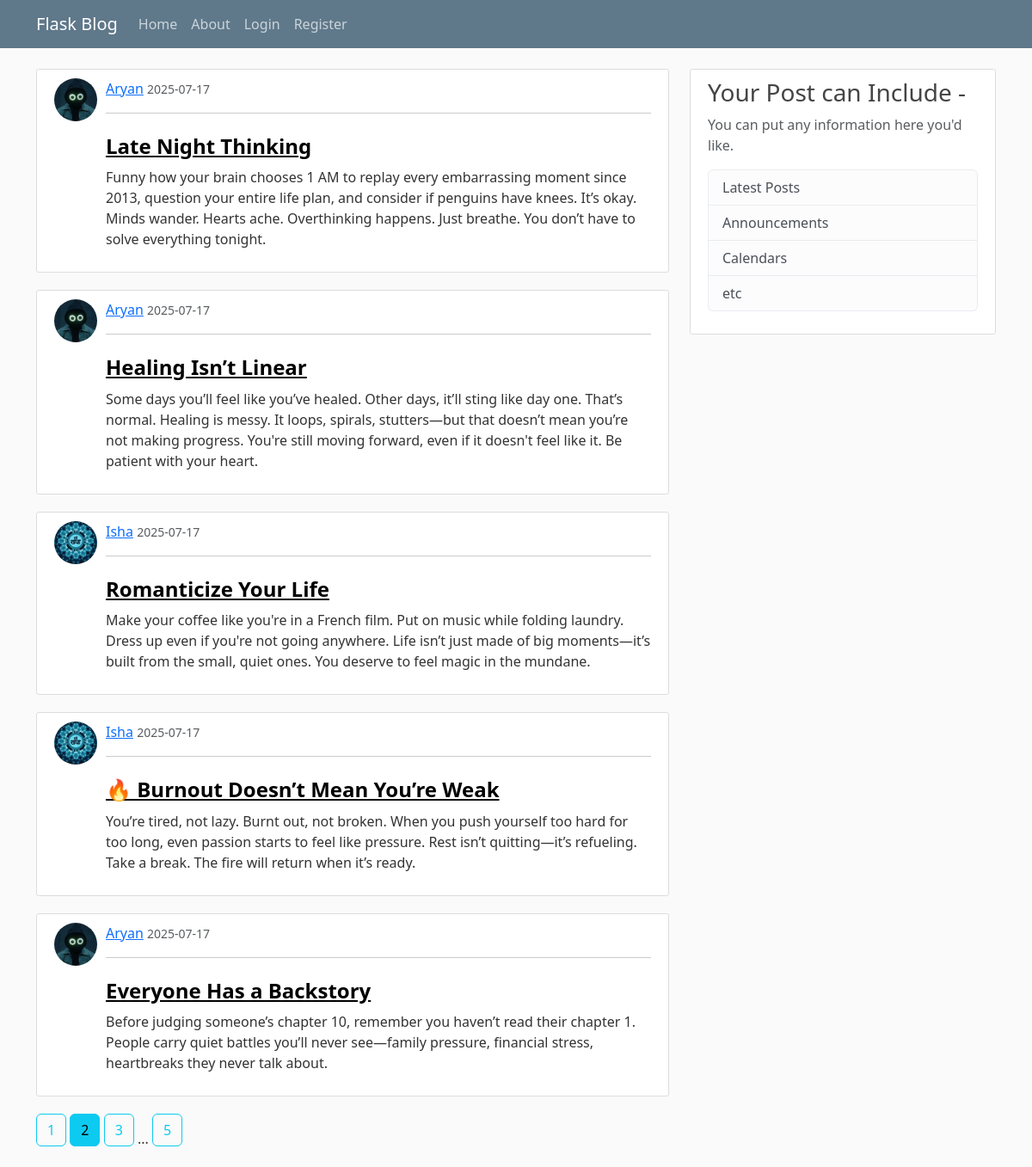
The page /home?page=2 on the database its author committed.
### flaskblog/models.py (models this page shows, shortened)
class Post(db.Model):
    id = db.Column(db.Integer, primary_key = True)
    title = db.Column(db.String(50), nullable = False)
    date_posted = db.Column(db.DateTime, nullable=False, default=lambda: datetime.now(timezone.utc))
    content = db.Column(db.Text, nullable = False)
    user_id = db.Column(db.Integer, db.ForeignKey('user.id'), nullable = False   )

class User(db.Model, UserMixin):
    id = db.Column(db.Integer, primary_key = True)
    username = db.Column(db.String(20), unique=True, nullable = False)
    email = db.Column(db.String(50), unique=True, nullable = False)
    image_file = db.Column(db.String(20), nullable = False, default = 'default.jpg')
    password = db.Column(db.String(60), nullable = False)
    posts = db.relationship('Post', backref='author', lazy = True) #backref is like adding column to post model

### flaskblog/main/routes.py (the view)
@main.route('/')
@main.route('/home')
def home():
    page = request.args.get('page', 1, type = int) #  1 is the default.
    posts = Post.query.order_by(Post.date_posted.desc()).paginate(per_page = 5, page = page)
    return render_template("home.html", posts = posts, title = "home")

### flaskblog/templates/home.html
{% extends "layout.html" %}
    {% block content %}
  {% for post in posts.items %}
<article class="media content-section">
  <img class="rounded-circle article-img" src="{{ url_for('static', filename='profile_pics/' + post.author.image_file) }}">
  <div class="media-body">
    <div class="article-metadata">
      <div>
        <a class="mr-2" href="#">{{ post.author.username }}</a>
        <small class="text-muted">{{ post.date_posted.strftime('%Y-%m-%d') }}</small>
        <hr>
      </div>
    </div>
    <h2><a class="article-title" style="color: black;" href="{{ url_for('posts.post', post_id = post.id)}}">{{ post.title }}</a></h2>
    <p class="article-content">{{ post.content }}</p>
  </div>
</article>
{% endfor %}
  {% for page_num in posts.iter_pages(left_edge=1, right_edge=1, left_current=1, right_current =1) %}
    {% if page_num %}
      {% if posts.page == page_num %}
        <a class = 'btn btn-info mb-4' href="{{ url_for('main.home', page=page_num)}}"> {{ page_num }}</a>
      {% else %}
        <a class = 'btn btn-outline-info mb-4' href="{{ url_for('main.home', page=page_num)}}"> {{ page_num }}</a>
      {% endif %}
    {% else %}
      ...
    {% endif %}
  {% endfor %}
    {% endblock content %}

### flaskblog/static/main.css (style rules this page uses)
body { background: #fafafa; color: #333333; margin-top: 5rem; }
h1, h2, h3, h4, h5, h6 { color: #444444; }
.content-section { background: #ffffff; padding: 10px 20px; border: 1px solid #dddddd; border-radius: 3px; margin-bottom: 20px; }
.article-img { height: 50px; width: 50px; object-fit: cover; border-radius: 50%; margin-right: 10px; }
.media { display: flex; align-items: flex-start; }
.media-body { flex: 1; }
.article-metadata { margin-bottom: 10px; }
.article-title { font-size: 1.5rem; font-weight: bold; }
.article-content { font-size: 1rem; }

### rows shown on the page
Post: image_file (placeholder picture), author.username "Aryan", date_posted "2025-07-17", title "Late Night Thinking", content "Funny how your brain chooses 1 AM to replay every embarrassing moment since 2013, question your entire life plan, and consider if penguins have knees. It’s okay. Minds wander. Hearts ache. Overthinking happens. Just breathe. You don’t have to solve everything tonight."
Post: image_file (placeholder picture), author.username "Aryan", date_posted "2025-07-17", title "Healing Isn’t Linear", content "Some days you’ll feel like you’ve healed. Other days, it’ll sting like day one. That’s normal. Healing is messy. It loops, spirals, stutters—but that doesn’t mean you’re not making progress. You're still moving forward, even if it doesn't feel like it. Be patient with your heart."
Post: image_file (picture), author.username "Isha", date_posted "2025-07-17", title "Romanticize Your Life", content "Make your coffee like you're in a French film. Put on music while folding laundry. Dress up even if you're not going anywhere. Life isn’t just made of big moments—it’s built from the small, quiet ones. You deserve to feel magic in the mundane."
Post: image_file (picture), author.username "Isha", date_posted "2025-07-17", title "🔥 Burnout Doesn’t Mean You’re Weak", content "You’re tired, not lazy. Burnt out, not broken. When you push yourself too hard for too long, even passion starts to feel like pressure. Rest isn’t quitting—it’s refueling. Take a break. The fire will return when it’s ready."
Post: image_file (placeholder picture), author.username "Aryan", date_posted "2025-07-17", title "Everyone Has a Backstory", content "Before judging someone’s chapter 10, remember you haven’t read their chapter 1. People carry quiet battles you’ll never see—family pressure, financial stress, heartbreaks they never talk about."

### other values the page prints
{{ page_num }} "1" "3" "5"
{{ page_num }} "2"
